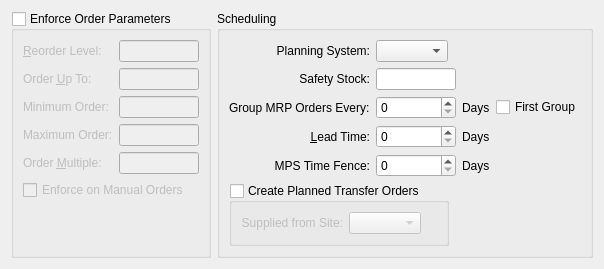
       <widget class="QWidget" name="_planningTab">
        <attribute name="title">
         <string>Planning</string>
        </attribute>
        <layout class="QGridLayout" name="gridLayout_14">
         <item row="0" column="0">
          <widget class="QGroupBox" name="_useParameters">
           <property name="title">
            <string>Enforce Order Parameters</string>
           </property>
           <property name="checkable">
            <bool>true</bool>
           </property>
           <property name="checked">
            <bool>false</bool>
           </property>
           <layout class="QFormLayout" name="formLayout">
            <item row="0" column="0">
             <widget class="QLabel" name="_reorderLevelLit">
              <property name="text">
               <string>&amp;Reorder Level:</string>
              </property>
              <property name="buddy">
               <cstring>_reorderLevel</cstring>
              </property>
             </widget>
            </item>
            <item row="0" column="1">
             <widget class="XLineEdit" name="_reorderLevel">
              <property name="sizePolicy">
               <sizepolicy hsizetype="Preferred" vsizetype="Fixed">
                <horstretch>0</horstretch>
                <verstretch>0</verstretch>
               </sizepolicy>
              </property>
              <property name="maximumSize">
               <size>
                <width>80</width>
                <height>32767</height>
               </size>
              </property>
              <property name="alignment">
               <set>Qt::AlignRight</set>
              </property>
             </widget>
            </item>
            <item row="1" column="0">
             <widget class="QLabel" name="_orderUpToQtyLit">
              <property name="text">
               <string>Order &amp;Up To:</string>
              </property>
              <property name="buddy">
               <cstring>_orderUpToQty</cstring>
              </property>
             </widget>
            </item>
            <item row="1" column="1">
             <widget class="XLineEdit" name="_orderUpToQty">
              <property name="sizePolicy">
               <sizepolicy hsizetype="Preferred" vsizetype="Fixed">
                <horstretch>0</horstretch>
                <verstretch>0</verstretch>
               </sizepolicy>
              </property>
              <property name="maximumSize">
               <size>
                <width>80</width>
                <height>32767</height>
               </size>
              </property>
              <property name="alignment">
               <set>Qt::AlignRight</set>
              </property>
             </widget>
            </item>
            <item row="2" column="0">
             <widget class="QLabel" name="_minimumOrderLit">
              <property name="text">
               <string>Minimum Order:</string>
              </property>
              <property name="buddy">
               <cstring>_minimumOrder</cstring>
              </property>
             </widget>
            </item>
            <item row="2" column="1">
             <widget class="XLineEdit" name="_minimumOrder">
              <property name="sizePolicy">
               <sizepolicy hsizetype="Preferred" vsizetype="Fixed">
                <horstretch>0</horstretch>
                <verstretch>0</verstretch>
               </sizepolicy>
              </property>
              <property name="maximumSize">
               <size>
                <width>80</width>
                <height>32767</height>
               </size>
              </property>
              <property name="alignment">
               <set>Qt::AlignRight</set>
              </property>
             </widget>
            </item>
            <item row="3" column="0">
             <widget class="QLabel" name="_maximumOrderLit">
              <property name="text">
               <string>Maximum Order:</string>
              </property>
              <property name="buddy">
               <cstring>_maximumOrder</cstring>
              </property>
             </widget>
            </item>
            <item row="3" column="1">
             <widget class="XLineEdit" name="_maximumOrder">
              <property name="sizePolicy">
               <sizepolicy hsizetype="Preferred" vsizetype="Fixed">
                <horstretch>0</horstretch>
                <verstretch>0</verstretch>
               </sizepolicy>
              </property>
              <property name="maximumSize">
               <size>
                <width>80</width>
                <height>32767</height>
               </size>
              </property>
              <property name="alignment">
               <set>Qt::AlignRight</set>
              </property>
             </widget>
            </item>
            <item row="4" column="0">
             <widget class="QLabel" name="_orderMultipleLit">
              <property name="text">
               <string>Order &amp;Multiple:</string>
              </property>
              <property name="buddy">
               <cstring>_orderMultiple</cstring>
              </property>
             </widget>
            </item>
            <item row="4" column="1">
             <widget class="XLineEdit" name="_orderMultiple">
              <property name="sizePolicy">
               <sizepolicy hsizetype="Preferred" vsizetype="Fixed">
                <horstretch>0</horstretch>
                <verstretch>0</verstretch>
               </sizepolicy>
              </property>
              <property name="maximumSize">
               <size>
                <width>80</width>
                <height>32767</height>
               </size>
              </property>
              <property name="alignment">
               <set>Qt::AlignRight</set>
              </property>
             </widget>
            </item>
            <item row="5" column="0" colspan="2">
             <widget class="QCheckBox" name="_useParametersOnManual">
              <property name="text">
               <string>Enforce on Manual Orders</string>
              </property>
             </widget>
            </item>
            <item row="6" column="0">
             <spacer name="verticalSpacer_5">
              <property name="orientation">
               <enum>Qt::Vertical</enum>
              </property>
              <property name="sizeHint" stdset="0">
               <size>
                <width>20</width>
                <height>13</height>
               </size>
              </property>
             </spacer>
            </item>
           </layout>
          </widget>
         </item>
         <item row="0" column="1">
          <widget class="QGroupBox" name="_scheduleGroup">
           <property name="sizePolicy">
            <sizepolicy hsizetype="Preferred" vsizetype="Preferred">
             <horstretch>1</horstretch>
             <verstretch>0</verstretch>
            </sizepolicy>
           </property>
           <property name="title">
            <string>Scheduling</string>
           </property>
           <layout class="QGridLayout" name="gridLayout_13">
            <item row="0" column="0">
             <layout class="QVBoxLayout" name="verticalLayout_7">
              <item>
               <layout class="QGridLayout" name="gridLayout_8">
                <item row="0" column="0">
                 <widget class="QLabel" name="_planningTypeLit">
                  <property name="text">
                   <string>Planning System:</string>
                  </property>
                  <property name="alignment">
                   <set>Qt::AlignRight|Qt::AlignTrailing|Qt::AlignVCenter</set>
                  </property>
                  <property name="buddy">
                   <cstring>_planningType</cstring>
                  </property>
                 </widget>
                </item>
                <item row="0" column="1" colspan="3">
                 <layout class="QHBoxLayout" name="horizontalLayout_11">
                  <item>
                   <widget class="XComboBox" name="_planningType"/>
                  </item>
                  <item>
                   <spacer>
                    <property name="orientation">
                     <enum>Qt::Horizontal</enum>
                    </property>
                    <property name="sizeHint" stdset="0">
                     <size>
                      <width>0</width>
                      <height>20</height>
                     </size>
                    </property>
                   </spacer>
                  </item>
                 </layout>
                </item>
                <item row="1" column="0">
                 <widget class="QLabel" name="_safetyStockLit">
                  <property name="maximumSize">
                   <size>
                    <width>32767</width>
                    <height>20</height>
                   </size>
                  </property>
                  <property name="text">
                   <string>Safety Stock:</string>
                  </property>
                  <property name="alignment">
                   <set>Qt::AlignRight|Qt::AlignTrailing|Qt::AlignVCenter</set>
                  </property>
                  <property name="buddy">
                   <cstring>_safetyStock</cstring>
                  </property>
                 </widget>
                </item>
                <item row="1" column="1">
                 <widget class="XLineEdit" name="_safetyStock">
                  <property name="enabled">
                   <bool>true</bool>
                  </property>
                  <property name="maximumSize">
                   <size>
                    <width>80</width>
                    <height>32767</height>
                   </size>
                  </property>
                  <property name="alignment">
                   <set>Qt::AlignRight</set>
                  </property>
                 </widget>
                </item>
                <item row="2" column="0">
                 <widget class="QLabel" name="_orderGroupLit">
                  <property name="text">
                   <string>Group MRP Orders Every:</string>
                  </property>
                  <property name="buddy">
                   <cstring>_orderGroup</cstring>
                  </property>
                 </widget>
                </item>
                <item row="2" column="1">
                 <widget class="QSpinBox" name="_orderGroup">
                  <property name="minimum">
                   <number>0</number>
                  </property>
                  <property name="maximum">
                   <number>999</number>
                  </property>
                  <property name="value">
                   <number>0</number>
                  </property>
                 </widget>
                </item>
                <item row="2" column="2">
                 <widget class="QLabel" name="_orderGroupDaysLit">
                  <property name="text">
                   <string>Days</string>
                  </property>
                 </widget>
                </item>
                <item row="2" column="3">
                 <widget class="QCheckBox" name="_orderGroupFirst">
                  <property name="text">
                   <string>First Group</string>
                  </property>
                 </widget>
                </item>
                <item row="3" column="0">
                 <widget class="QLabel" name="_leadTimeLit">
                  <property name="text">
                   <string>&amp;Lead Time:</string>
                  </property>
                  <property name="alignment">
                   <set>Qt::AlignRight|Qt::AlignTrailing|Qt::AlignVCenter</set>
                  </property>
                  <property name="buddy">
                   <cstring>_leadTime</cstring>
                  </property>
                 </widget>
                </item>
                <item row="3" column="1">
                 <widget class="QSpinBox" name="_leadTime"/>
                </item>
                <item row="3" column="2">
                 <widget class="QLabel" name="_days2Lit">
                  <property name="text">
                   <string>Days</string>
                  </property>
                 </widget>
                </item>
                <item row="4" column="0">
                 <widget class="QLabel" name="_mpsTimeFenceLit">
                  <property name="text">
                   <string>MPS Time Fence:</string>
                  </property>
                  <property name="alignment">
                   <set>Qt::AlignRight|Qt::AlignTrailing|Qt::AlignVCenter</set>
                  </property>
                  <property name="buddy">
                   <cstring>_mpsTimeFence</cstring>
                  </property>
                 </widget>
                </item>
                <item row="4" column="1">
                 <widget class="QSpinBox" name="_mpsTimeFence">
                  <property name="minimum">
                   <number>0</number>
                  </property>
                  <property name="maximum">
                   <number>999</number>
                  </property>
                  <property name="value">
                   <number>0</number>
                  </property>
                 </widget>
                </item>
                <item row="4" column="2">
                 <widget class="QLabel" name="_mpsTimeFenceDaysLit">
                  <property name="text">
                   <string>Days</string>
                  </property>
                 </widget>
                </item>
                <item row="5" column="0" colspan="4">
                 <layout class="QHBoxLayout" name="horizontalLayout_12">
                  <item>
                   <widget class="QGroupBox" name="_createPlannedTransfers">
                    <property name="title">
                     <string>Create Planned Transfer Orders</string>
                    </property>
                    <property name="checkable">
                     <bool>true</bool>
                    </property>
                    <property name="checked">
                     <bool>false</bool>
                    </property>
                    <layout class="QGridLayout" name="gridLayout_11">
                     <item row="0" column="0">
                      <widget class="QLabel" name="_planningTypeLit_2">
                       <property name="text">
                        <string>Supplied from Site:</string>
                       </property>
                       <property name="alignment">
                        <set>Qt::AlignRight|Qt::AlignTrailing|Qt::AlignVCenter</set>
                       </property>
                      </widget>
                     </item>
                     <item row="0" column="1">
                      <layout class="QHBoxLayout" name="horizontalLayout_13">
                       <item>
                        <widget class="WComboBox" name="_suppliedFromSite"/>
                       </item>
                       <item>
                        <spacer name="horizontalSpacer">
                         <property name="orientation">
                          <enum>Qt::Horizontal</enum>
                         </property>
                         <property name="sizeHint" stdset="0">
                          <size>
                           <width>0</width>
                           <height>17</height>
                          </size>
                         </property>
                        </spacer>
                       </item>
                      </layout>
                     </item>
                    </layout>
                   </widget>
                  </item>
                  <item>
                   <spacer name="horizontalSpacer_6">
                    <property name="orientation">
                     <enum>Qt::Horizontal</enum>
                    </property>
                    <property name="sizeHint" stdset="0">
                     <size>
                      <width>0</width>
                      <height>20</height>
                     </size>
                    </property>
                   </spacer>
                  </item>
                 </layout>
                </item>
               </layout>
              </item>
              <item>
               <spacer name="verticalSpacer_6">
                <property name="orientation">
                 <enum>Qt::Vertical</enum>
                </property>
                <property name="sizeHint" stdset="0">
                 <size>
                  <width>20</width>
                  <height>0</height>
                 </size>
                </property>
               </spacer>
              </item>
             </layout>
            </item>
           </layout>
          </widget>
         </item>
        </layout>
       </widget>
